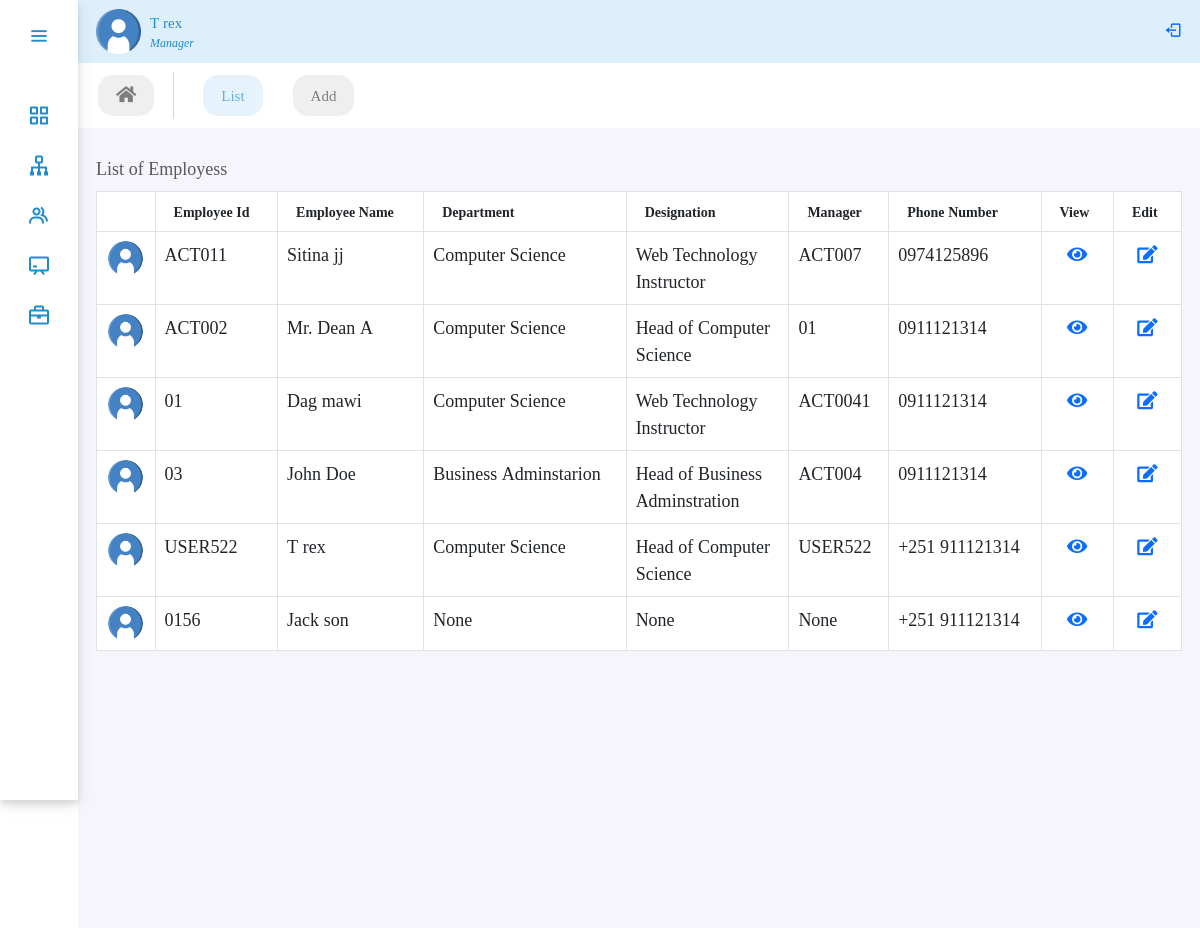
Before: /panel/employees (signed in) with the older database file.
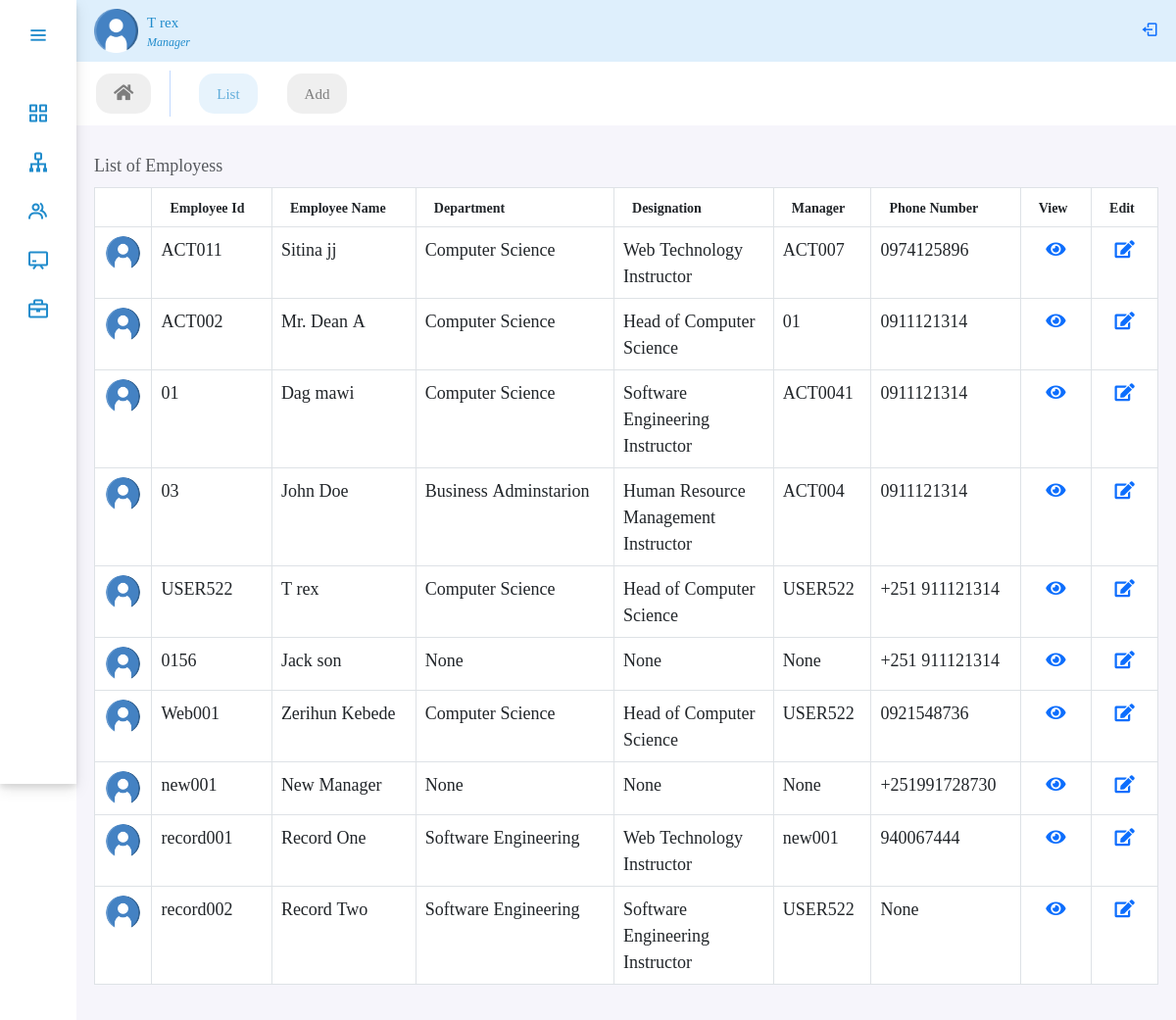
After: the same page with the newer database file.
### performance/models.py (models this page shows, shortened)
class CustomUser(AbstractBaseUser, PermissionsMixin):
    user_id = models.CharField(max_length=10, unique=True)
    first_name = models.CharField(max_length=30)
    last_name = models.CharField(max_length=30)
    is_active = models.BooleanField(default=True)
    is_manager = models.BooleanField(default=False)
    is_employee = models.BooleanField(default=False)
    is_admin = models.BooleanField(default=False)
    is_staff = models.BooleanField(default=False)
    is_superuser = models.BooleanField(default=False)
    objects = UserManager()
    USERNAME_FIELD = 'user_id'
    REQUIRED_FIELDS = ['first_name', 'last_name']
    class Meta:
        permissions = [
            ("view_manager_pages", "Can view manager pages"),
            ("view_employee_pages", "Can view employee pages"),
        ]
    def __str__(self):
        return self.user_id

class Employee(models.Model):
    user = models.OneToOneField(
        CustomUser, on_delete=models.CASCADE, null=True, blank=True, related_name='user')
    GENDER_CHOICES = (
        ('M', 'Male'),
        ('F', 'Female'),
    )
    MARITAL_STATUS_CHOICES = (
        ('S', 'Single'),
        ('M', 'Married'),
        ('D', 'Divorced'),
        ('W', 'Widowed'),
    )
    EMPLOYMENT_TYPE_CHOICES = (
        ('fulltime_permanent', 'Fulltime Permanent'),
        ('fulltime_probation', 'Fulltime Probation'),
        ('part_time_contract', 'Part Time Contract'),
    )
    STATUS_CHOICES = (
        ('A', 'Active'),
        ('IN', 'Inactive'),
    )
    avatar = models.ImageField(upload_to='avatar/', null=True, blank=True)
    gender = models.CharField(max_length=1, choices=GENDER_CHOICES, null=True)
    dob = models.DateField(blank=True, null=True)
    nationality = models.CharField(max_length=100, null=True, blank=True)
    marital_status = models.CharField(
        max_length=50, choices=MARITAL_STATUS_CHOICES, null=True, blank=True)
    phone_number = models.CharField(max_length=20, null=True, blank=True)
    email = models.EmailField(max_length=254)
    address = models.CharField(max_length=100, null=True, blank=True)
    joined_date = models.DateField(null=True)
    department = models.ForeignKey(
        Department, on_delete=models.SET_NULL, null=True, blank=True)
    designation = models.ForeignKey(
        Designation, on_delete=models.SET_NULL, null=True)
    employment_type = models.CharField(
        max_length=20, choices=EMPLOYMENT_TYPE_CHOICES, null=True)
    salary = models.DecimalField(
        max_digits=10, decimal_places=2, null=True, blank=True)
    promotion_designation = models.ForeignKey(
        Designation, on_delete=models.SET_NULL, related_name='promotion', null=True, blank=True)
    manager = models.ForeignKey(
        CustomUser, on_delete=models.SET_NULL, null=True, blank=True)
    created_at = models.DateTimeField(auto_now_add=True, null=True, blank=True)
    updated_at = models.DateTimeField(auto_now=True, null=True, blank=True)
    status = models.CharField(max_length=50, null=True, choices=STATUS_CHOICES)
    note = models.TextField(blank=True, null=True)
    objects = ActiveEmployeeManager()

class Department(models.Model):
    department_name = models.CharField(max_length=100, null=True)
    department_head = models.ForeignKey(
        CustomUser, on_delete=models.SET_NULL, related_name='head_of_department', blank=True, null=True)
    status = models.BooleanField(default=True, null=True)
    created_at = models.DateTimeField(auto_now_add=True, null=True)
    updated_at = models.DateTimeField(auto_now=True, null=True)
    def __str__(self):
        return self.department_name

class Designation(models.Model):
    department = models.ForeignKey(
        Department, on_delete=models.SET_NULL, related_name='designations', null=True, blank=True)
    job_title = models.CharField(max_length=100, null=True)
    created_at = models.DateTimeField(auto_now_add=True, null=True)
    updated_at = models.DateTimeField(auto_now=True, null=True)
    def __str__(self):
        return self.job_title

### performance/views.py (the view)
# urls.py: path('panel/employees', views.EmployeeListView.as_view(), name='employees'),
class EmployeeListView(UserPassesTestMixin,  ListView):
    model = Employee
    template_name = 'performance/employee.html'
    context_object_name = 'page_obj'
    def test_func(self):
        return is_manager(self.request.user)
    def get_queryset(self):
        return Employee.objects.exclude(status='In')

### performance/models.py (called while the page is built)
    def get_queryset(self):
        return super().get_queryset().exclude(status='In')

### performance/views.py (called while the page is built)
def is_manager(user):
    return user.is_authenticated and user.is_manager

### performance/templates/performance/employee.html (shortened to what this page needs)
{% extends 'performance/adminPanel.html' %}
{% load static %}
{% block body %}
<ul class="nav panelNav fw-medium">
    <li class="nav-item">
        <a class="nav-link" href="{% url 'dashboard' %}"><i class="fa fa-home"></i></a>
    </li>
    <li class="nav-item">
        <a class="nav-link active" href="#"> List</a>
    </li>
    <li class="nav-item">
        <a class="nav-link" href="{% url 'register' %}">Add</a>
    </li>
</ul>
<div class="table-responsive table-hover home-section p-lg-3">
    <table class="table table-bordered caption-top">
        <caption>List of Employess</caption>
        <thead>
            <tr>
                <th></th>
                <th class="px-3" style="font-size: 14px;">Employee Id</th>
                <th class="px-3" style="font-size: 14px;">Employee Name</th>
                <th class="px-3" style="font-size: 14px;">Department</th>
                <th class="px-3" style="font-size: 14px;">Designation</th>
                <th class="px-3" style="font-size: 14px;">Manager</th>
                <th class="px-3" style="font-size: 14px;">Phone Number</th>
                <th class="px-3" style="font-size: 14px;">View</th>
                <th class="px-3" style="font-size: 14px;">Edit</th>
            </tr>
        </thead>
        <tbody class="table-caption-top">
            {% for employee in page_obj %}
            <tr>
                {% if employee.status == "A" %}
                <td class="text-center"><img src="/media/avatar/user.png" style="width:35px; height:35px; border-radius: 100%;"></td>
                <td>{{ employee.user.user_id }}</td>
                <td>{{ employee.user.first_name }} {{employee.user.last_name}}</td>
                <td>{{ employee.department }}</td>
                <td style="width:15%; text-align:left;">{{ employee.designation }}</td>
                <td>{{ employee.manager }}</td>
                <td>{{ employee.phone_number }}</td>
                <td class="text-center"><a href="{% url 'employee_detail' employee.id %}"><i class="fas fa-eye" ></i></a></td>
                <td class="text-center"><a href="{% url 'employee_update' employee.id %}" ><i class="fas fa-edit"></i></a></td>
                {% endif %}
            </tr>
            {% endfor %}
        </tbody>
    </table>
</div>
{% endblock body %}

### performance/templates/performance/adminPanel.html (shortened to what this page needs)
{% extends 'performance/base.html' %}
{% load static %}
{% block sidebar %}
<div class="sidebar">
  <div class="logo_details">
    <i class="bx bx-menu" id="btns"></i>
  </div>
  <ul class="nav-list">
    <li>
      {% if user.is_manager %}
       <a href="{% url 'dashboard' %}">
        <i class="bx bx-grid-alt"></i>
      </a>
      {% endif %}
    </li>
    {% if user.is_manager %}
    <li>
      <a href="{% url 'department' %}">
        <i class="bx bx-sitemap"></i>
      </a>
    </li>
    {% endif %}
    {% if user.is_manager %}
    <li>
      <a href="{% url 'employees'  %}">
        <i class="bx bx-group"></i>
      </a>
    </li>
    {% endif %}
    <li>
      {% if user.is_manager %}
      <a href="{% url 'training' %}">
        <i class="bx bx-chalkboard"></i>
      </a>
      {% endif %}
    </li>
     <li>
      {% if user.is_manager %}
      <a href="{% url 'development' %}">
        <i class="bx bx-briefcase"></i>
      </a>
      {% endif %}
    </li>
  </ul>
</div>
<nav class="navbar mainNav">
    <ul class="nav">
      <li class="nav-item profile">
        <div class="profile_details d-flex mx-3">
          <img src="{% static 'performance/images/user.png' %}" width="45" alt="">
          <div class="profile_content mx-2 my-auto">
            <div class="name">{{user.first_name}} {{user.last_name}}</div>
            {% if user.is_manager %}
            <div class="designation">Manager</div>
            {% endif %}
          </div>
        </div>
      </li>
    </ul>
    <span class="navbar-text small pe-3">
      <form action="{% url 'logout' %}" method="post">
      <button type="submit" style="border:none; background:transparent; "> <i class="bx bx-log-out text-primary" id="log_out"></i></button>
    </form>
    </span>
</nav>
{% endblock sidebar %}

### performance/templates/performance/base.html (shortened to what this page needs)
{% load static %}
<!DOCTYPE html>
<html lang="en">
<head>
    <link href="https://cdn.jsdelivr.net/npm/bootstrap@5.3.0/dist/css/bootstrap.min.css" rel="stylesheet">
    <link rel="stylesheet" href="https://cdnjs.cloudflare.com/ajax/libs/font-awesome/5.14.0/css/all.css">
    <link href='https://unpkg.com/boxicons@2.1.4/css/boxicons.min.css' rel='stylesheet'>
    <link rel="stylesheet" href="https://pro.fontawesome.com/releases/v5.10.0/css/all.css" />
    <link rel="stylesheet" href="{% static 'performance/css/style.css' %}">
</head>
<body>
    {% block sidebar %}{% endblock sidebar %}
    {% block body %}
    {% endblock body %}
</body>
</html>

### performance/static/performance/css/style.css (style rules this page uses)
:root { --color-default: #218ccc; --color-second:#DEEFFC; --color-white:#fff; --color-body:#e4e9f7; --color-light:#e0e0e0; }
* { margin: 0; padding: 0; font-size: 18px; font-family: 'Noto Serif Georgian', serif; text-align: justify; box-sizing: border-box; }
span { color: var(--color-default); font-size: 50px; }
.sidebar { min-height: 100vh; width: 78px; padding: 6px 14px; z-index: 99; background-color: var(--color-white); transition: all .5s ease; position: fixed; top: 0; left: 0; margin: 0; padding: 0 auto; box-shadow: 0 4px 6px rgba(0, 0, 0, 0.1), 0 5px 15px rgba(0, 0, 0, 0.1); }
.sidebar .logo_details { height: 60px; display: flex; align-items: center; position: relative; }
.sidebar .logo_details #btns { position: absolute; top:50%; right: 0; transform: translateY(-50%); font-size: 23px; text-align: center; cursor: pointer; transition: all .5s ease; }
.sidebar i { color:var(--color-default); height: 60px; line-height: 60px; min-width: 50px; font-size: 25px; text-align: center; }
.sidebar .nav-list { margin-top: 30px; height: 100%; padding: 0; }
.sidebar li { position: relative; margin:8px 0; list-style: none; }
.sidebar li a { display: flex; height: 100%; width: 100%; align-items: center; text-decoration: none; position: relative; transition: all .5s ease; z-index: 12; }
.sidebar li a::after { content: ""; position: absolute; width: 100%; height: 100%; transform: scaleX(0); background-color: var(--color-second); border-radius: 5px; transition: transform 0.3s ease-in-out; transform-origin: left; z-index: -2; }
.sidebar li i { height: 42px; line-height: 40px; font-size: 24px; }
.mainNav { background-color: var(--color-second); position: relative; top: 0; left: 78px; width: calc(100% - 78px); transition: all .5s ease; z-index: 2; }
.mainNav li.profile .name, .mainNav li.profile .designation { font-size: 15px; font-weight: 400; color:var(--color-default); white-space: nowrap; }
.mainNav li.profile .designation { font-size: 12px; font-style: italic; }
.panelNav { position: relative; top: 0; left: 78px; width: calc(100% - 78px); transition: all .5s ease; z-index: 2; }
.home-section { background: rgb(246,245,251); position: relative; min-height: 100vh; top: 0; left:78px; width: calc(100% - 78px); transition: all .5s ease; z-index: 2; }
.panelNav { background-color: var(--color-white); }
.panelNav .nav-link { color: #000; background-color: var(--color-light); border-radius: 15px; font-size: 15px; margin: 12px 10px 12px 20px; opacity: 0.5; }
.panelNav .nav-link.active { opacity: 0.7; background-color: var(--color-second); color: var(--color-default); }

Changed rows visible on the page:
changed Employee "Dag": designation "Web Technology Instructor" → "Software Engineering Instructor"
changed Employee "John": designation "Head of Business Adminstration" → "Human Resource Management Instructor"
added Employee: user.user_id "Web001", user.first_name "Zerihun", user.last_name "Kebede", department "Computer Science", designation "Head of Computer Science", manager "USER522", phone_number "0921548736"
added Employee: user.user_id "new001", user.first_name "New", user.last_name "Manager", department "None", designation "None", manager "None", phone_number "+251991728730"
added Employee: user.user_id "record001", user.first_name "Record", user.last_name "One", department "Software Engineering", designation "Web Technology Instructor", manager "new001", phone_number "940067444"
added Employee: user.user_id "record002", user.first_name "Record", user.last_name "Two", department "Software Engineering", designation "Software Engineering Instructor", manager "USER522", phone_number "None"
